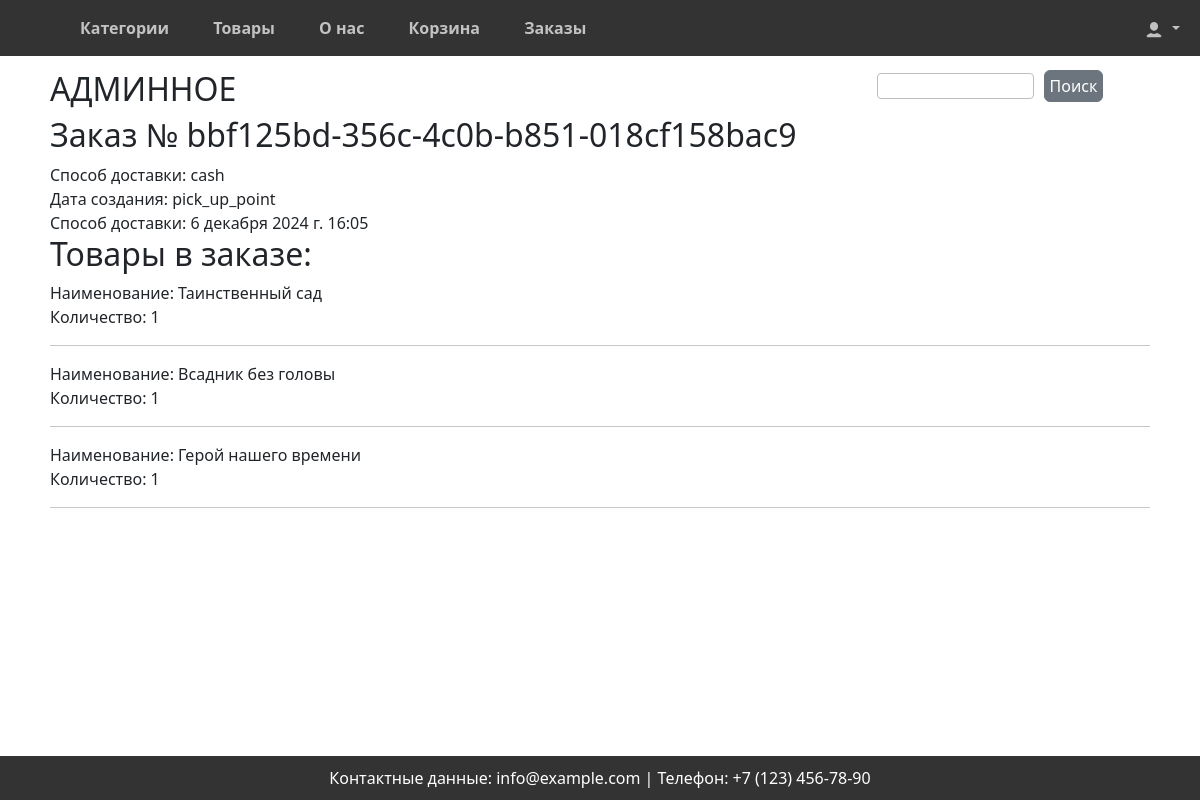
Screenshot of /orders/detail/bbf125bd-356c-4c0b-b851-018cf158bac9/ (signed in) with the database file from the repository.
### orders/models.py (models this page shows, shortened)
class Order(models.Model):
    number = models.CharField(primary_key=True, unique=True, max_length=256, editable=False)
    user = models.ForeignKey(User, on_delete=models.CASCADE, editable=False, null=True)
    cart = models.OneToOneField(CartUser, on_delete=models.SET_NULL, editable=False, null=True)
    status = models.CharField(max_length=50, default='в обработке')
    payment = models.CharField(max_length=50, default='картой')
    delivery = models.CharField(max_length=50, default='самовывоз из магазина')
    address = models.TextField(null=True)
    created_at = models.DateTimeField(auto_now_add=True, editable=False)
    name = models.CharField(max_length=50, null=True)
    last_name = models.CharField(max_length=50, null=True)
    email = models.EmailField(null=True)
    phone = models.CharField(max_length=20, null=True)

class OrderItem(models.Model):
    order = models.ForeignKey(Order, on_delete=models.CASCADE, related_name='order_items')
    product = models.ForeignKey(Product, on_delete=models.SET_NULL, null=True)
    quantity = models.IntegerField()

### shop/models.py (models this page shows, shortened)
class Product(models.Model):
    category = models.ForeignKey(Category,
                                 related_name='products',
                                 on_delete=models.CASCADE)
    author = models.CharField(max_length=75, verbose_name='Автор')
    name = models.CharField(max_length=200,
                            verbose_name='Название')
    description = models.TextField(blank=True)
    slug = models.SlugField(max_length=200)
    image = models.ImageField(upload_to='products/%Y/%m/%d',
                              blank=True)
    price = models.DecimalField(max_digits=10,
                                decimal_places=2)
    available = models.BooleanField(default=True)
    created = models.DateTimeField(auto_now_add=True)
    updated = models.DateTimeField(auto_now=True)
    class Meta:
        ordering = ['name']
        indexes = [
            models.Index(fields=['id', 'slug']),
            models.Index(fields=['name']),
            models.Index(fields=['-created']),
        ]
        verbose_name = 'Товар'
        verbose_name_plural = 'Товары'

### orders/views.py (the view)
# urls.py: path('detail/<str:number>/', order_detail, name="order_detail"),
@login_required
def order_detail(request, number):
    admin = user.objects.get(username='staff')
    if request.user == admin:
        order = get_object_or_404(Order, number=number)
        order_items = order.order_items.all()
        context = {"order": order, "order_items": order_items}
        return render(request, template_name='orders/admin/order_detail.html', context=context)
    order = get_object_or_404(Order, number=number, user=request.user)
    order_items = order.order_items.all()
    context = {"order": order, "order_items": order_items}
    return render(request, template_name='orders/order_detail.html', context=context)

### orders/forms.py
class QuickOrderForm(forms.Form):
    name = forms.CharField(max_length=50, label="Имя")
    last_name = forms.CharField(max_length=50, label="Фамилия")
    email = forms.EmailField(label="Эл.почта")
    phone = forms.CharField(max_length=50, label="Телефон")
    payment = forms.ChoiceField(choices=PAYMENT_CHOICES, label='Способ оплаты')
    delivery = forms.ChoiceField(choices=DELIVERY_CHOICES, label='Способ Доставки')

### cart/context_processors.py (called while the page is built)
def cart(request):
    if request.user.id:
        return {'cart': ProductCartUser(request)}
    return {'cart': Cart(request)}

### cart/views.py (called while the page is built)
    def __len__(self):
        return sum(item['quantity'] for item in self.cart.values())

### orders/context_processors.py (called while the page is built)
def quick_order_form(request):
    return {'quick_order_form': QuickOrderForm()}

### orders/templates/orders/admin/order_detail.html (shortened to what this page needs)
{% extends 'base.html' %}
{% load static %}
{% block content %}
<h2>АДМИННОЕ</h2>
<h2>Заказ № {{ order.number }}</h2>
<div class="order-item">
        <div class="order-payment">Способ доставки: {{ order.payment }}</div>
        <div class="order-delivery">Дата создания: {{ order.delivery }}</div>
        <div class="order-date">Способ доставки: {{ order.created_at }}</div>
</div>
<h2>Товары в заказе:</h2>
{% for item in order_items %}
<div class="item">
        <div>Наименование: {{ item.product.name }}</div>
        <div>Количество: {{ item.quantity }}</div>
        <hr>
</div>
{% endfor %}
{% endblock content %}

### static/css/styles.css (style rules this page uses)
* { box-sizing: border-box; margin: 0; padding: 0; }
body { font-family: Arial, sans-serif; background-color: #e2e1e1; min-height: 100%; margin-top: 50px; }

### rows the page displays
Order: number "bbf125bd-356c-4c0b-b851-018cf158bac9", payment "cash", delivery "pick_up_point", created_at "6 декабря 2024 г. 16:05"
OrderItem: product.name "Таинственный сад", quantity "1"
OrderItem: product.name "Всадник без головы", quantity "1"
OrderItem: product.name "Герой нашего времени", quantity "1"
